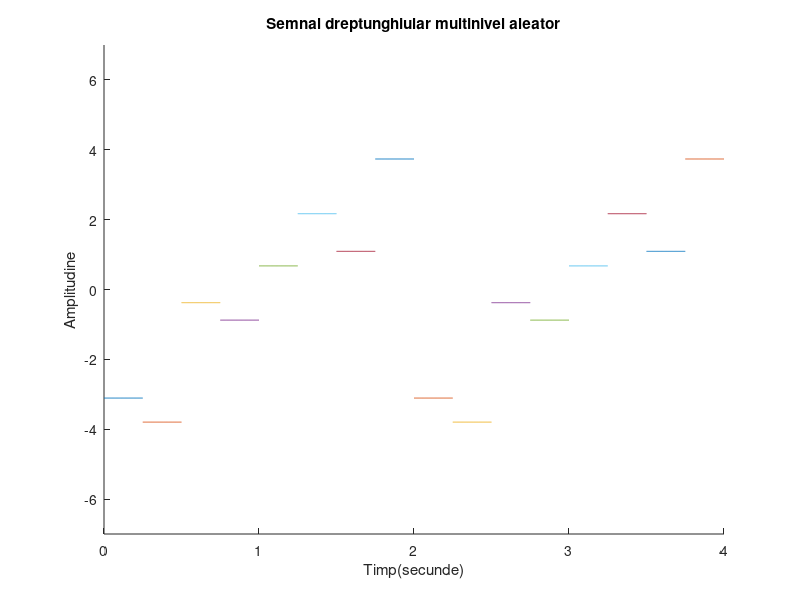

Recreate this plot in MATLAB.
hold on;
%folosesc intructiunea hold on pentru a afisa simultan mai multe semnale pe grafic
%2ms
%folosim rand pentru a genera un numar aleator
r1=rand(1);
r2=rand(1);
r3=rand(1);
r4=rand(1);
r5=rand(1);
r6=rand(1);
r7=rand(1);
r8=rand(1);
t1=0:0.002:0.25;
t2=0.25:0.002:0.5;
t3=0.5:0.002:0.75;
t4=0.75:0.002:1;
t5=1:0.002:1.25;
t6=1.25:0.002:1.5;
t7=1.5:0.002:1.75;
t8=1.75:0.002:2;
%Stabilesc nivelurile
x1=-7*r1*square(8*pi*t1,100);
x2=-5*r2*square(8*pi*t2,100);
x3=-3*r3*square(8*pi*t3,100);
x4=-1*r4*square(8*pi*t4,100);
x5=1*r5*square(8*pi*t5,100);
x6=3*r6*square(8*pi*t6,100);
x7=5*r7*square(8*pi*t7,100);
x8=7*r8*square(8*pi*t8,100);
%->Vom folosi functia plot pentru a genera grafice cu parametrii t1 si x1, t2 si x2, t3 si x3, t4 si x4, t5 si x5, t6 si x6, t7 si t7,
%t8 si x8
plot(t1,x1);
plot(t2,x2);
plot(t3,x3);
plot(t4,x4);
plot(t5,x5);
plot(t6,x6);
plot(t7,x7);
plot(t8,x8);
%->Folosim functia axis pentru a delimita spectrele de valori ale graficului generat de plot pentru a se incadra corespunzator in parametri
axis([0 4 -7 7]);
%->Acum graficul se va intinde de la 0 la 4 pe Ox si de a -7 la 7 pe Oy
plot(2+t1,x1);
plot(2+t2,x2);
plot(2+t3,x3);
plot(2+t4,x4);
plot(2+t5,x5);
plot(2+t6,x6);
plot(2+t7,x7);
plot(2+t8,x8);
%Am denumit axa Ox
xlabel('Timp(secunde)')
%Am denumit axa Oy
ylabel('Amplitudine')
title('Semnal dreptunghiular multinivel aleator')
